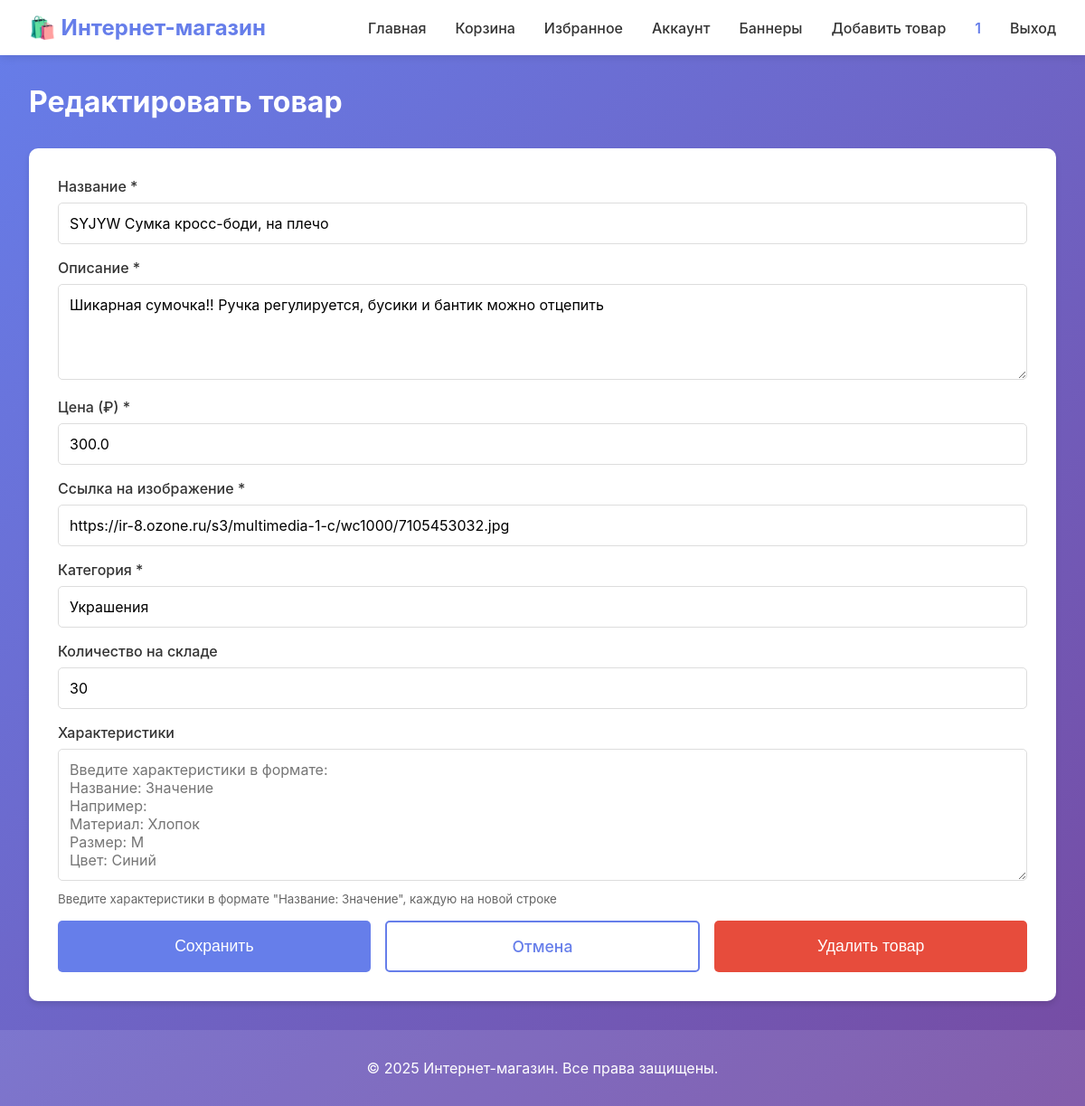
Screenshot of /product/1/edit (signed in) with the database file from the repository.
### tables this page shows
CREATE TABLE products
                 (id INTEGER PRIMARY KEY AUTOINCREMENT,
                  name TEXT NOT NULL,
                  description TEXT,
                  price REAL NOT NULL,
                  image TEXT,
                  category TEXT,
                  stock INTEGER DEFAULT 0,
                  created_by_user_id INTEGER, specifications TEXT,
                  FOREIGN KEY (created_by_user_id) REFERENCES users(id));

### app.py (the view, shortened to what this page needs)
@app.route('/product/<int:product_id>/edit', methods=['GET', 'POST'])
@login_required
def edit_product(product_id):
    conn = get_db()
    product = conn.execute('SELECT * FROM products WHERE id = ?', (product_id,)).fetchone()
    if not product:
        conn.close()
        flash('Товар не найден', 'error')
        return redirect(url_for('index'))
    if product['created_by_user_id'] is not None and product['created_by_user_id'] != session['user_id']:
        conn.close()
        flash('Вы можете редактировать только свои товары', 'error')
        return redirect(url_for('product', product_id=product_id))
    conn.close()
    return render_template('product_form.html', product=product, is_edit=True)

### app.py (called while the page is built)
def login_required(f):
    @wraps(f)
    def decorated_function(*args, **kwargs):
        if 'user_id' not in session:
            flash('Пожалуйста, войдите в систему', 'warning')
            return redirect(url_for('login'))
        return f(*args, **kwargs)
    return decorated_function

def get_db():
    conn = sqlite3.connect(app.config['DATABASE'])
    conn.row_factory = sqlite3.Row
    return conn

### templates/product_form.html (shortened to what this page needs)
{% extends "base.html" %}
{% block content %}
<div class="container">
    <h2>{{ 'Редактировать товар' if is_edit else 'Добавить новый товар' }}</h2>
    <div class="product-form-card">
        <form method="POST" action="{{ url_for('edit_product', product_id=product.id) if is_edit else url_for('add_product') }}">
            <div class="form-group">
                <label>Название *</label>
                <input type="text" name="name" class="form-control" required value="{{ product.name if product else request.form.name }}">
            </div>
            <div class="form-group">
                <label>Описание *</label>
                <textarea name="description" class="form-control" rows="4" required>{{ product.description if product else request.form.description }}</textarea>
            </div>
            <div class="form-group">
                <label>Цена (₽) *</label>
                <input type="number" step="0.01" min="0" name="price" class="form-control" required value="{{ product.price if product else request.form.price }}">
            </div>
            <div class="form-group">
                <label>Ссылка на изображение *</label>
                <input type="url" name="image" class="form-control" required value="{{ product.image if product else request.form.image }}">
            </div>
            <div class="form-group">
                <label>Категория *</label>
                <input type="text" name="category" class="form-control" required value="{{ product.category if product else request.form.category }}">
            </div>
            <div class="form-group">
                <label>Количество на складе</label>
                <input type="number" min="0" name="stock" class="form-control" value="{{ product.stock if product else (request.form.stock or 0) }}">
            </div>
            <div class="form-group">
                <label>Характеристики</label>
                <textarea name="specifications" class="form-control" rows="6" placeholder="Введите характеристики в формате:&#10;Название: Значение&#10;Например:&#10;Материал: Хлопок&#10;Размер: M&#10;Цвет: Синий"></textarea>
                <small style="color: #666; display: block; margin-top: 0.5rem;">Введите характеристики в формате "Название: Значение", каждую на новой строке</small>
            </div>
            <div style="display: flex; gap: 1rem; margin-top: 1rem;">
                <button type="submit" class="btn btn-primary btn-large">Сохранить</button>
                {% if is_edit %}
                    <a href="{{ url_for('product', product_id=product.id) }}" class="btn btn-outline btn-large">Отмена</a>
                    <form method="POST" action="{{ url_for('delete_product', product_id=product.id) }}" style="display: inline;" onsubmit="return confirm('Вы уверены, что хотите удалить этот товар? Это действие нельзя отменить.');">
                        <button type="submit" class="btn btn-danger btn-large">Удалить товар</button>
                    </form>
                {% endif %}
            </div>
        </form>
    </div>
</div>
{% endblock %}

### static/style.css (style rules this page uses)
* { margin: 0; padding: 0; box-sizing: border-box; }
body { font-family: -apple-system, BlinkMacSystemFont, 'Segoe UI', Roboto, Oxygen, Ubuntu, Cantarell, sans-serif; background: linear-gradient(135deg, #667eea 0%, #764ba2 100%); min-height: 100vh; color: #333; display: flex; flex-direction: column; }
.container { max-width: 1200px; margin: 0 auto; padding: 0 2rem; }
h2 { color: white; margin-bottom: 2rem; font-size: 2rem; }
.btn { padding: 0.75rem 1.5rem; border: none; border-radius: 5px; cursor: pointer; font-size: 1rem; font-weight: 500; transition: all 0.3s; text-decoration: none; display: inline-block; text-align: center; }
.btn-primary { background: #667eea; color: white; }
.btn-outline { background: transparent; border: 2px solid #667eea; color: #667eea; }
.btn-large { padding: 1rem 2rem; font-size: 1.1rem; width: 100%; }
.btn-danger { background: #e74c3c; color: white; border-color: #e74c3c; }
.product-form-card { background: white; border-radius: 10px; padding: 2rem; box-shadow: 0 4px 6px rgba(0,0,0,0.1); }
.form-group { margin-bottom: 1rem; }
.form-group label { display: block; margin-bottom: 0.5rem; font-weight: 500; }
.form-control { width: 100%; padding: 0.75rem; border: 1px solid #ddd; border-radius: 5px; font-size: 1rem; font-family: inherit; }
textarea.form-control { resize: vertical; min-height: 100px; }

### rows the page displays
products: name "SYJYW Сумка кросс-боди, на плечо", description "Шикарная сумочка!! Ручка регулируется, бусики и бантик можно отцепить", price "300.0", image "https://ir-8.ozone.ru/s3/multimedia-1-c/wc1000/7105453032.jpg", category "Украшения", stock "30"

### other values shown
{{ session.username }} "1"
{{ 'Редактировать товар' if is_edit else 'Добавить новый товар' }} "Редактировать товар"
